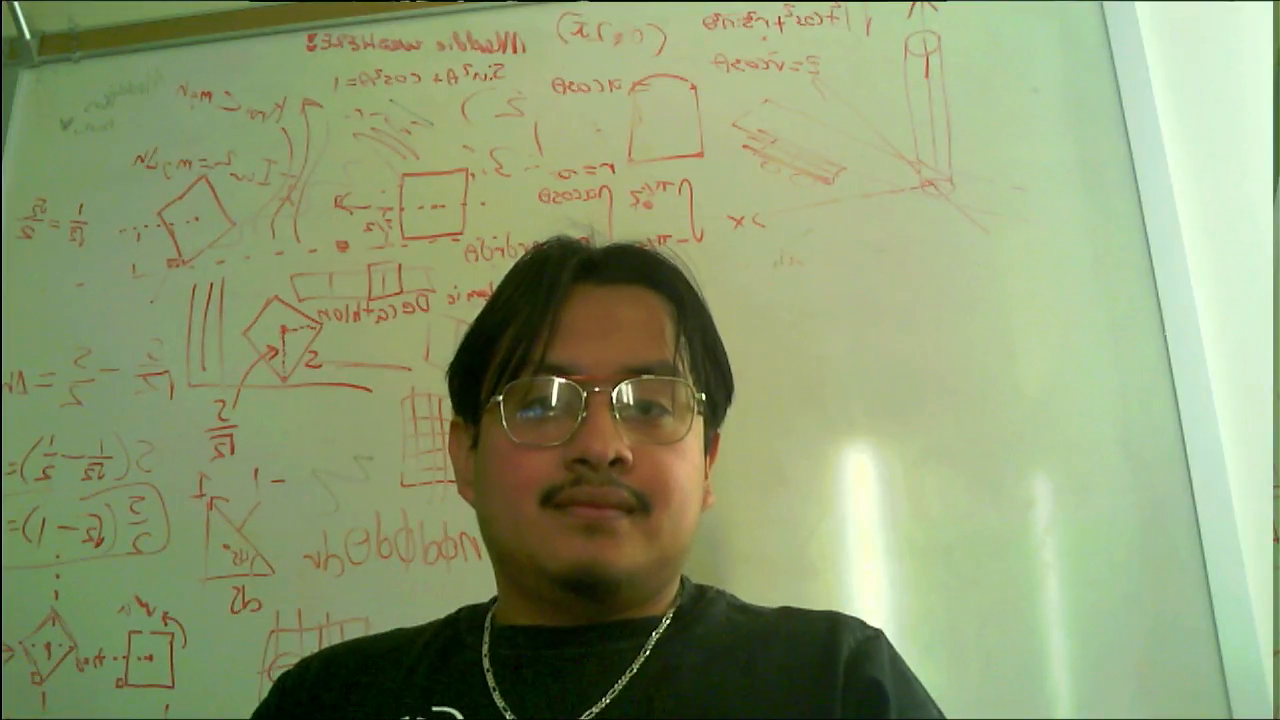
#> input picture frame 97 of OV5640VideoCapture/15sJonatan1.mp4, 1280 x 720 px
$ python pain.py
#> lines starting #> are read from the running program, lines starting #| are printed output that depends on the picture; after the words box and inside, x2 and y2 are one past the last pixel; in counts of white or black regions, pixels touching at a corner belong together
import cv2
import numpy as np
import matplotlib.pyplot as plt
from sklearn.decomposition import FastICA
from scipy.signal import butter, filtfilt


face_cascade = cv2.CascadeClassifier(cv2.data.haarcascades + 'haarcascade_frontalface_default.xml')

# video_paths = [
#     "OV5640VideoCapture/Jonatan1_5640_part1.mp4",
#     "OV5640VideoCapture/Jonatan1_5640_part2.mp4",
#     "OV5640VideoCapture/Jonatan1_5640_part3.mp4",
#     "OV5640VideoCapture/Jonatan1_5640_part4.mp4"
# ]

video_paths = [
    "OV5640VideoCapture/15sJonatan1.mp4",
    "OV5640VideoCapture/15sJonatan2.mp4",
    "OV5640VideoCapture/15sJonatan3.mp4",
    "OV5640VideoCapture/15sSydney1.mp4",
    "OV5640VideoCapture/15sSydney2.mp4",
    "OV5640VideoCapture/15sSydney3.mp4"
]
video_data = {}
first_frames = {}

# ---- videos and compute average RGB in ROI (face only) ----
for idx, path in enumerate(video_paths, start=1):
    cap = cv2.VideoCapture(path)
    if not cap.isOpened():
        print(f"Could not open {path}")
        continue

    reds, greens, blues = [], [], []
    last_face = None
    first_face_frame = None

    while True:
        ret, frame = cap.read()
#> frame is the input picture: shape (720, 1280, 3); mean B, G, R 114, 156, 141.7
        if not ret:
            break

        gray = cv2.cvtColor(frame, cv2.COLOR_BGR2GRAY)
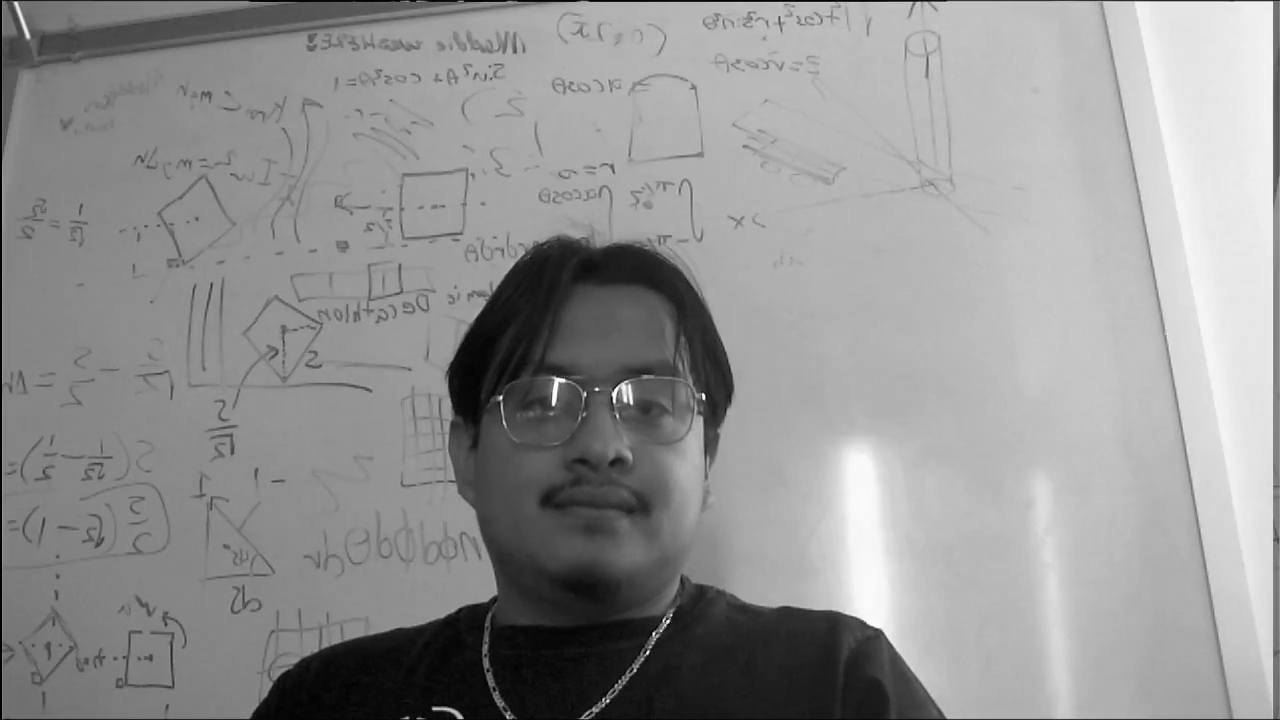
#> gray: shape (720, 1280); min 0, max 253, mean 146.9
        faces = face_cascade.detectMultiScale(gray, scaleFactor=1.1, minNeighbors=5, minSize=(60, 60))
#> faces = [[462, 292, 282, 282]]

        if len(faces) > 0:
            # Choose largest face
            x, y, w, h = max(faces, key=lambda f: f[2] * f[3])
#> x = 462; y = 292; w = 282; h = 282
            last_face = (x, y, w, h)
#> last_face = (462, 292, 282, 282)

            # Save the first detected frame for visualization
            if first_face_frame is None:
                first_face_frame = frame.copy()
                cv2.rectangle(first_face_frame, (x, y), (x+w, y+h), (0, 255, 0), 2)
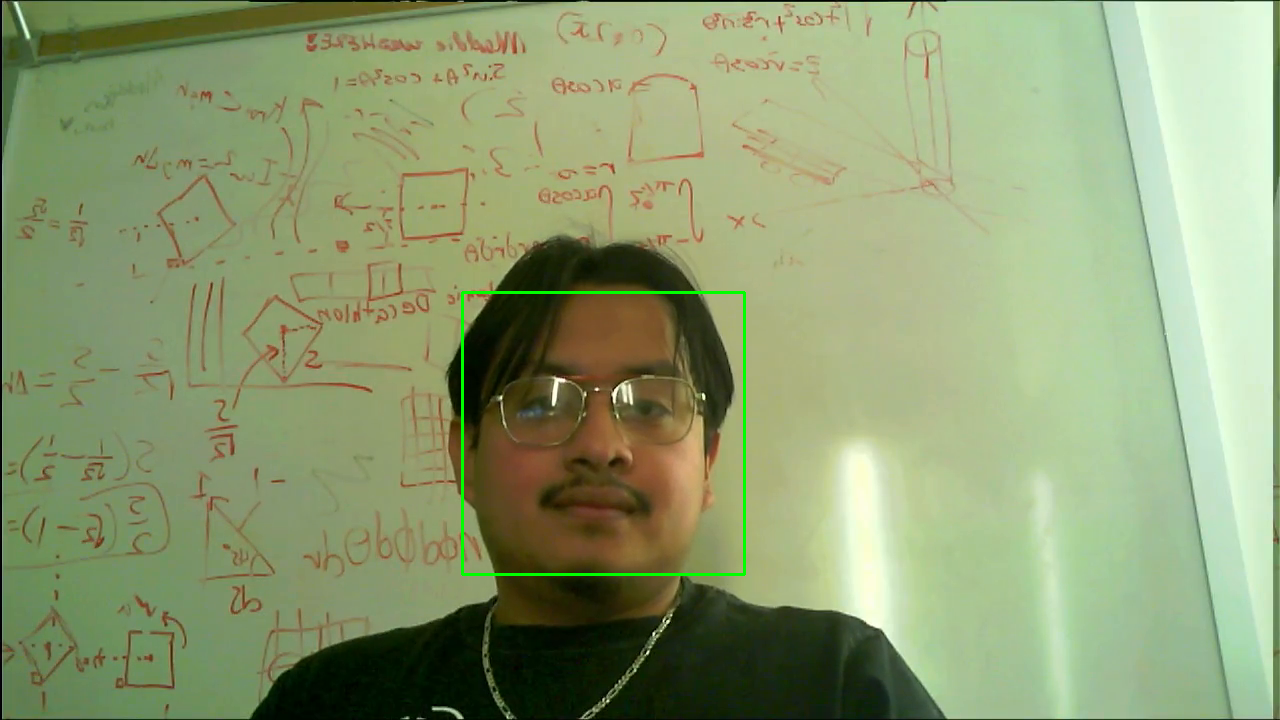
#> first_face_frame: shape (720, 1280, 3); 0.37% of pixels changed, all inside (x1, y1, x2, y2) = (461, 291, 746, 576)
        elif last_face is not None:
            x, y, w, h = last_face
        else:
            continue

        roi = frame[y:y+h, x:x+w]
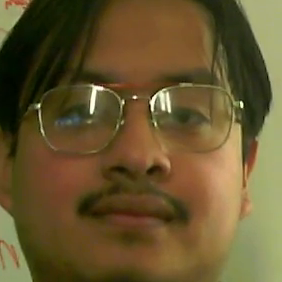
#> roi: shape (282, 282, 3); mean B, G, R 47, 85.8, 102.8
        frame_rgb = cv2.cvtColor(roi, cv2.COLOR_BGR2RGB)
        reds.append(np.mean(frame_rgb[:, :, 0]))
        greens.append(np.mean(frame_rgb[:, :, 1]))
        blues.append(np.mean(frame_rgb[:, :, 2]))

    cap.release()
    video_name = f"video{idx}"
    video_data[video_name] = {"R": reds, "G": greens, "B": blues}

    if first_face_frame is not None:
        first_frames[video_name] = first_face_frame

# # ----  first detected face frame for each video ----
for name, frame in first_frames.items():
    plt.figure(figsize=(5, 4))
    plt.imshow(cv2.cvtColor(frame, cv2.COLOR_BGR2RGB))
    plt.title(f"First detected face - {name}")
    plt.axis("off")
    plt.show()

# ---- Train one shared ICA model across all video
#combing all RGB signals
combined_rgb = np.concatenate([
    np.vstack([v["R"], v["G"], v["B"]]).T for v in video_data.values()
], axis=0)

ica = FastICA(n_components=3, random_state=0)
ica.fit(combined_rgb)
A_global = ica.mixing_
W_global = ica.components_
# A_global = np.array([[ 9.39138975, 25.84396883,  3.38354519],
#                     [ 7.01083647, 14.80061019,  3.74538927],
#                    [ 5.3278985,  3.9139291,   0.99219097]])
# W_global = np.array([[ 1.59313926e-04, -7.64351956e-02,  2.87989435e-01],
#                      [ 8.01324875e-02, -5.36876972e-02, -7.06018999e-02],
#                      [-3.16956810e-01,  6.22227802e-01, -2.60078609e-01]])

print("\nShared ICA Mixing Matrix (3x3):\n", A_global)
print("\nShared ICA Unmixing Matrix (3x3):\n", W_global)

# Shared ICA Mixing Matrix (3x3):
#  [[ 9.39138975 25.84396883  3.38354519]
#  [ 7.01083647 14.80061019  3.74538927]
#  [ 5.3278985   3.9139291   0.99219097]]

# Shared ICA Unmixing Matrix (3x3):
#  [[ 1.59313926e-04 -7.64351956e-02  2.87989435e-01]
#  [ 8.01324875e-02 -5.36876972e-02 -7.06018999e-02]
#  [-3.16956810e-01  6.22227802e-01 -2.60078609e-01]]
# ---- apply same ICA model to each video
ica_results = {}
for name, data in video_data.items():
    X = np.vstack([data["R"], data["G"], data["B"]]).T
    S_ica = ica.transform(X)  # apply shared ICA model
    # Xc = X - np.mean(X)
    # S_ica = Xc @ W_global.T
    ica_results[name] = S_ica

# ---- Do FFT
def butter_bandpass(lowcut, highcut, fs, order=4):
    nyq = 0.5 * fs
    low = lowcut / nyq
    high = highcut / nyq
    b, a = butter(order, [low, high], btype='band')
    return b, a

def bandpass_filter(data, lowcut, highcut, fs, order=4):
    b, a = butter_bandpass(lowcut, highcut, fs, order=order)
    y = filtfilt(b, a, data)
    return y

ica_signals_list = [signals[:, 0] for signals in ica_results.values()]  # first ICA component
fps =30
lowcut = 0.8  # 42 bpm
highcut = 3.5  # 210 bpm

fig, axs = plt.subplots(2, 3, figsize=(12, 10))
fig.suptitle("First ICA Component and FFT (per video)", fontsize=16)

for i, signal in enumerate(ica_signals_list):
    n = len(signal)
    t = np.arange(n) / 30
    freq = np.fft.rfftfreq(n, d=1/30)

    # --- Detrend / normalize ---
    sig = signal - np.mean(signal)
    sig /= np.std(sig) if np.std(sig) != 0 else 1
    sig_filt = bandpass_filter(sig, lowcut, highcut, fs=fps)

    # --- FFT ---
    fft_mag = np.abs(np.fft.rfft(sig_filt))
    fft_mag /= np.max(fft_mag) if np.max(fft_mag) != 0 else 1

    # --- Estimated BPM from dominant peak ---
    dominant_freq = freq[np.argmax(fft_mag[1:])]  # skip DC bin
    bpm = dominant_freq * 60

    row, col = divmod(i, 3)

    # Time-domain plot (ICA signal)
    axs[row, col].plot(t, sig, color="steelblue", alpha=0.8, label="ICA1 signal")
    axs[row, col].set_xlabel("Time (s)")
    axs[row, col].set_ylabel("Amplitude (a.u.)", color="steelblue")
    axs[row, col].set_title(f"Video {i+1} — est. {bpm:.1f} BPM")

    # Second y-axis for FFT
    ax2 = axs[row, col].twinx()
    ax2.plot(freq, fft_mag, color="purple", alpha=0.7, label="FFT magnitude")
    ax2.set_xlim(0.5, 5)  # focus on 0–5 Hz (~0–300 bpm)
    ax2.set_ylabel("Normalized FFT", color="purple")

    axs[row, col].grid(True)

plt.tight_layout()
plt.show()

# ---- Step 3: Plot ICA components for all videos ----
fig, axes = plt.subplots(2, 3, figsize=(12, 8))
axes = axes.flatten()

for i, (name, S_ica) in enumerate(ica_results.items()):
    ax = axes[i]
    ax.plot(S_ica[:, 0], label='ICA 1')
    ax.plot(S_ica[:, 1], label='ICA 2')
    ax.plot(S_ica[:, 2], label='ICA 3')
    ax.set_title(f"{name} - ICA Components")
    ax.set_xlabel("Frame #")
    ax.set_ylabel("Amplitude")
    ax.legend()

plt.tight_layout()
plt.show()

# ---- Plot all 4 videos in a 2x2 grid ----
fig, axes = plt.subplots(2, 3, figsize=(12, 8))
axes = axes.flatten()  # flatten 2x2 array into list for easy iteration

for i, (name, data) in enumerate(video_data.items()):
    ax = axes[i]
    ax.plot(data["R"], color='r', label='Red')
    ax.plot(data["G"], color='g', label='Green')
    ax.plot(data["B"], color='b', label='Blue')
    ax.set_title(f"{name}")
    ax.set_xlabel("Frame #")
    ax.set_ylabel("Avg Intensity")
    ax.legend()

# Remove any empty subplots (if <4 videos)
for j in range(i + 1, len(axes)):
    fig.delaxes(axes[j])

plt.tight_layout()
plt.show()

$ run again, starting later in the video
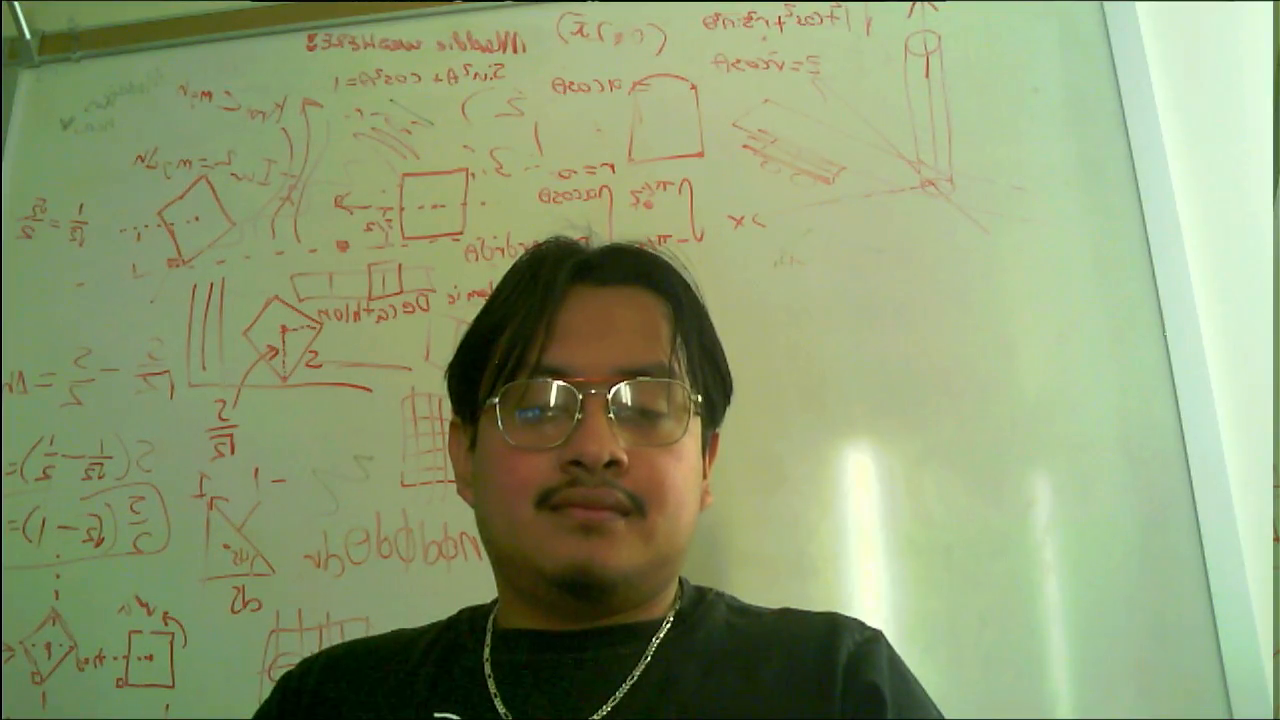
#> input picture frame 436 of OV5640VideoCapture/15sJonatan1.mp4, 1280 x 720 px
#> frame is the input picture: shape (720, 1280, 3); mean B, G, R 114.1, 156, 141.4
#> `gray = cv2.cvtColor(frame, cv2.COLOR_BGR2GRAY)`:
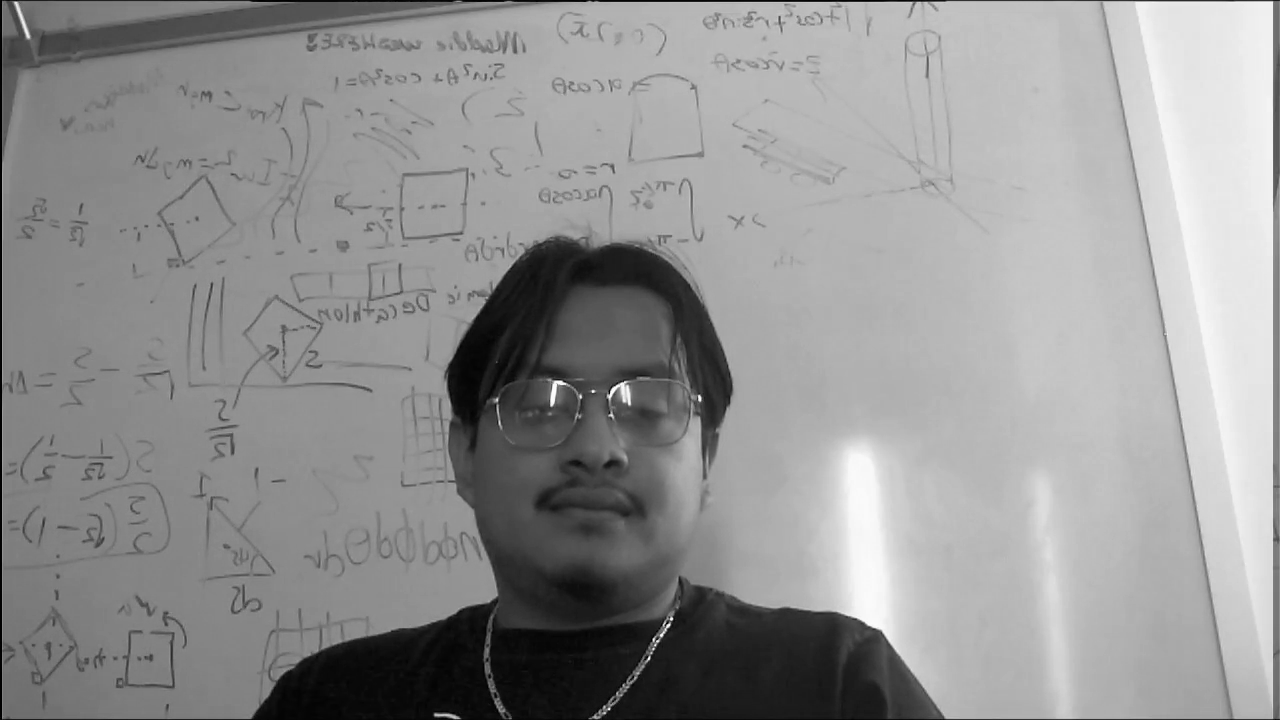
#> gray: shape (720, 1280); min 0, max 254, mean 146.9
#> faces = [[456, 301, 273, 273]]
#> x = 456; y = 301; w = 273
#> last_face = (456, 301, 273, 273)
#> first_face_frame: shape (720, 1280, 3); 0.36% of pixels changed, all inside (x1, y1, x2, y2) = (455, 300, 731, 576)
#> `roi = frame[y:y+h, x:x+w]`:
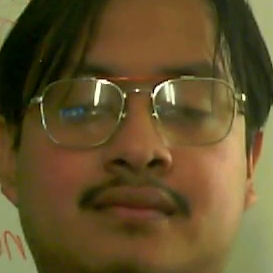
#> roi: shape (273, 273, 3); mean B, G, R 43.7, 81.7, 99.5

$ run again, starting later in the video
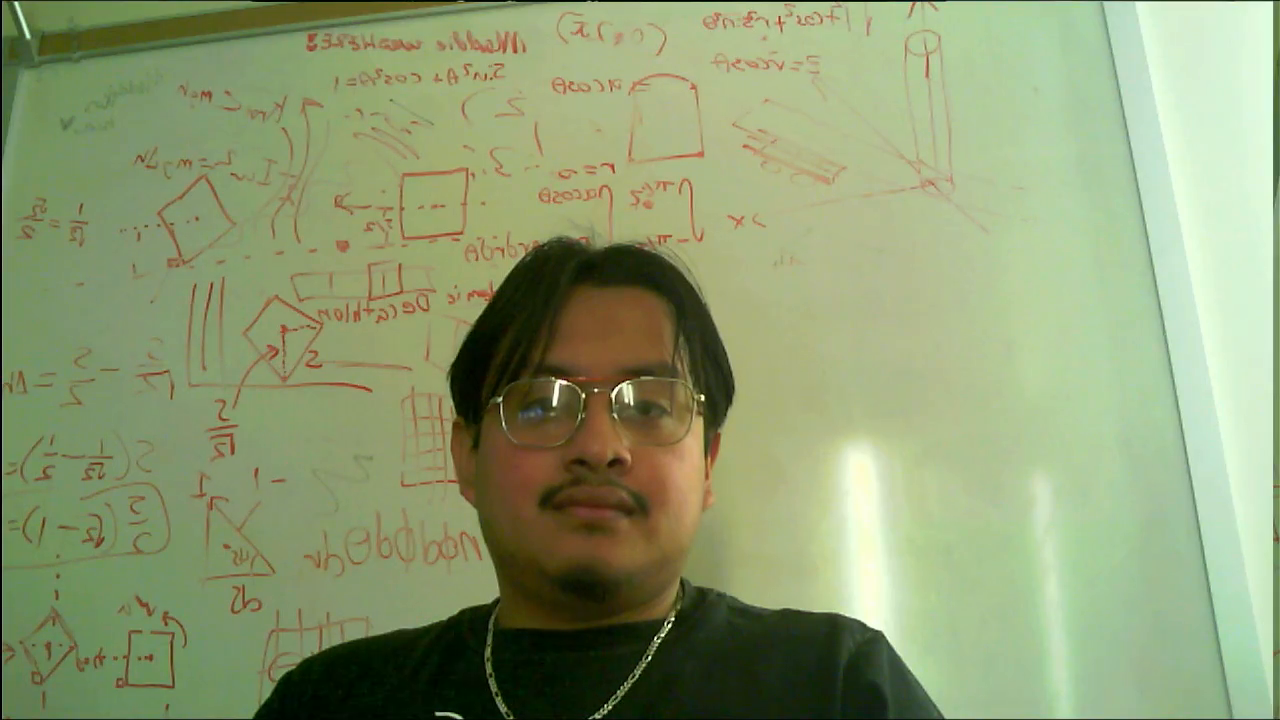
#> input picture frame 776 of OV5640VideoCapture/15sJonatan1.mp4, 1280 x 720 px
#> frame is the input picture: shape (720, 1280, 3); mean B, G, R 114.3, 156.1, 141.7
#> `gray = cv2.cvtColor(frame, cv2.COLOR_BGR2GRAY)`:
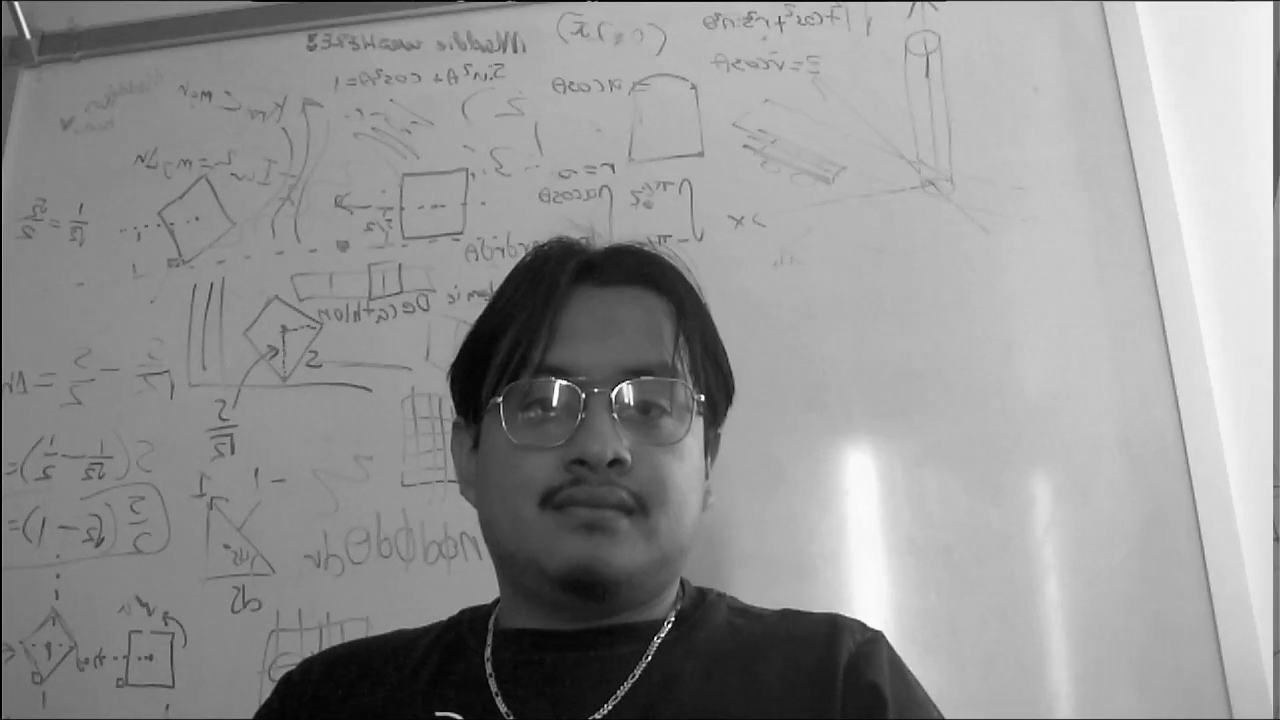
#> gray: shape (720, 1280); min 0, max 253, mean 147.1
#> faces = [[464, 293, 285, 285]]
#> x = 464; y = 293; w = 285
#> last_face = (464, 293, 285, 285)
#> first_face_frame: shape (720, 1280, 3); 0.37% of pixels changed, all inside (x1, y1, x2, y2) = (463, 292, 751, 580)
#> `roi = frame[y:y+h, x:x+w]`:
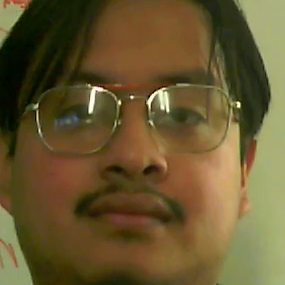
#> roi: shape (285, 285, 3); mean B, G, R 48.2, 87.1, 103.4
